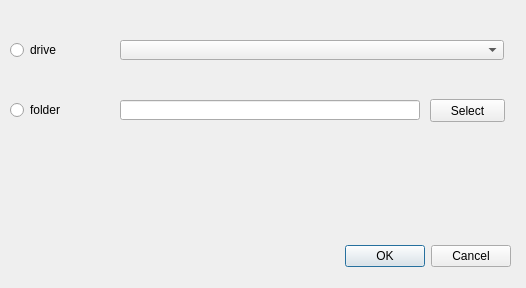
<?xml version="1.0" encoding="UTF-8"?>
<ui version="4.0">
 <class>Dialog</class>
 <widget class="QDialog" name="Dialog">
  <property name="geometry">
   <rect>
    <x>0</x>
    <y>0</y>
    <width>526</width>
    <height>288</height>
   </rect>
  </property>
  <property name="windowTitle">
   <string>Select Drive or Folder</string>
  </property>
  <widget class="QDialogButtonBox" name="button_box">
   <property name="geometry">
    <rect>
     <x>30</x>
     <y>240</y>
     <width>481</width>
     <height>32</height>
    </rect>
   </property>
   <property name="orientation">
    <enum>Qt::Horizontal</enum>
   </property>
   <property name="standardButtons">
    <set>QDialogButtonBox::Cancel|QDialogButtonBox::Ok</set>
   </property>
  </widget>
  <widget class="QLineEdit" name="folder_input">
   <property name="geometry">
    <rect>
     <x>120</x>
     <y>100</y>
     <width>300</width>
     <height>20</height>
    </rect>
   </property>
  </widget>
  <widget class="QPushButton" name="folder_button">
   <property name="geometry">
    <rect>
     <x>430</x>
     <y>99</y>
     <width>75</width>
     <height>23</height>
    </rect>
   </property>
   <property name="text">
    <string>Select</string>
   </property>
  </widget>
  <widget class="QRadioButton" name="folder_radio">
   <property name="geometry">
    <rect>
     <x>10</x>
     <y>100</y>
     <width>90</width>
     <height>20</height>
    </rect>
   </property>
   <property name="text">
    <string>folder</string>
   </property>
  </widget>
  <widget class="QRadioButton" name="drive_radio">
   <property name="enabled">
    <bool>true</bool>
   </property>
   <property name="geometry">
    <rect>
     <x>10</x>
     <y>40</y>
     <width>101</width>
     <height>20</height>
    </rect>
   </property>
   <property name="text">
    <string>drive</string>
   </property>
  </widget>
  <widget class="QComboBox" name="drive_combo">
   <property name="geometry">
    <rect>
     <x>120</x>
     <y>40</y>
     <width>384</width>
     <height>20</height>
    </rect>
   </property>
  </widget>
 </widget>
 <resources/>
 <connections>
  <connection>
   <sender>button_box</sender>
   <signal>accepted()</signal>
   <receiver>Dialog</receiver>
   <slot>accept()</slot>
   <hints>
    <hint type="sourcelabel">
     <x>248</x>
     <y>254</y>
    </hint>
    <hint type="destinationlabel">
     <x>157</x>
     <y>274</y>
    </hint>
   </hints>
  </connection>
  <connection>
   <sender>button_box</sender>
   <signal>rejected()</signal>
   <receiver>Dialog</receiver>
   <slot>reject()</slot>
   <hints>
    <hint type="sourcelabel">
     <x>316</x>
     <y>260</y>
    </hint>
    <hint type="destinationlabel">
     <x>286</x>
     <y>274</y>
    </hint>
   </hints>
  </connection>
 </connections>
</ui>
